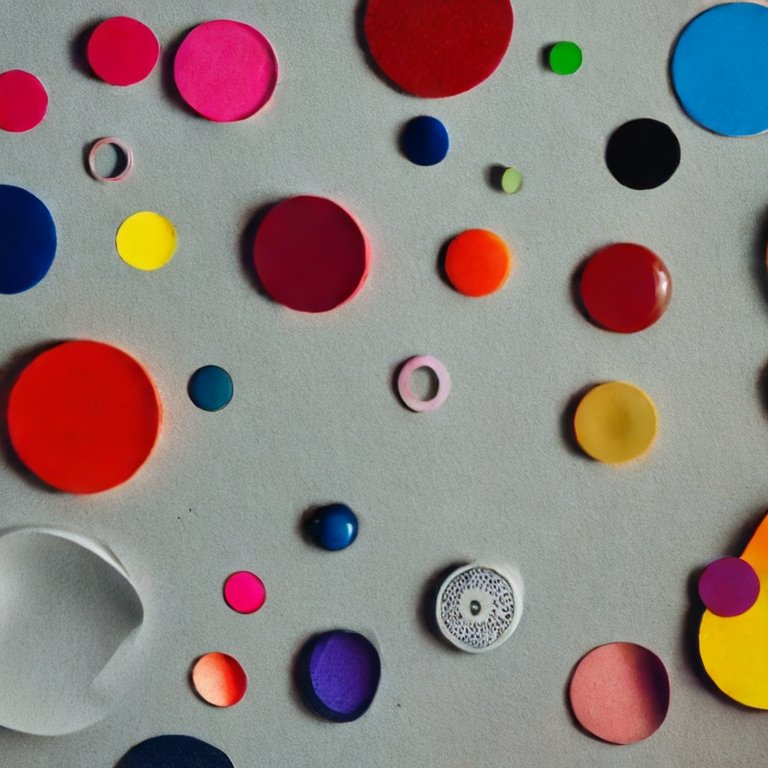
#> input picture Zadanie8/obr3.jpg, 768 x 768 px
$ python circles.py
#> lines starting #> are read from the running program, lines starting #| are printed output that depends on the picture; after the words box and inside, x2 and y2 are one past the last pixel; in counts of white or black regions, pixels touching at a corner belong together
import numpy as np
import cv2 as cv
import math

points_arr_x = []
points_arr_y = []
point_no = 0


def click_event(event, x, y, flags, params):
    if event == cv.EVENT_LBUTTONDOWN:
        points_arr_x.append(x)
        points_arr_y.append(y)
        print("x: " + str(x), ' ', "y: " + str(y))
        global point_no
        if point_no == 0:
            point_no += 1
        else:
            cv.line(image_rgb, (points_arr_x[len(points_arr_x) - 2], points_arr_y[len(points_arr_y) - 2]),
                    (points_arr_x[len(points_arr_x) - 1], points_arr_y[len(points_arr_y) - 1]), (0, 0, 0), 2, 8)
            print("Priemer: " + str(math.sqrt(
                (points_arr_x[len(points_arr_x) - 2] - points_arr_x[len(points_arr_x) - 1]) ** 2 + (
                            points_arr_y[len(points_arr_y) - 2] - points_arr_y[len(points_arr_y) - 1]) ** 2)))
            point_no = 0
            cv.imshow('image', image_rgb)


if __name__ == '__main__':
    # image_rgb = cv.imread('../Zadanie7/obr/coloredChips.png')
    image_rgb = cv.imread('obr3.jpg')
#> image_rgb is the input picture: shape (768, 768, 3); mean B, G, R 125.3, 128, 142.1
    cv.imshow('image', image_rgb)
    cv.setMouseCallback('image', click_event)
    cv.waitKey(0)

    # image_gs = cv.imread('../Zadanie7/obr/coloredChips.png', 0)
    image_gs = cv.imread('obr3.jpg', 0)
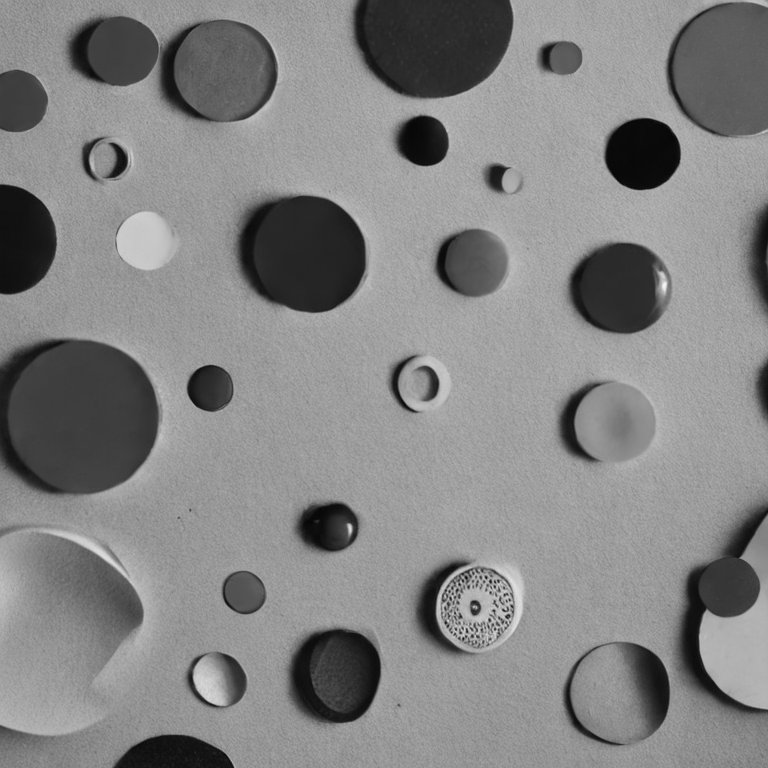
#> image_gs: shape (768, 768); min 0, max 245, mean 132
    circles = cv.HoughCircles(image_gs, cv.HOUGH_GRADIENT, 1, 80, param1=123, param2=25, minRadius=20, maxRadius=85)
#> circles = 23 rows, first 8: [83.5, 416.5, 75.4], [614.5, 423.5, 40.5], [305.5, 254.5, 59.8], [224.5, 71.5, 52.6], [618.5, 695.5, 54.4], [477.5, 609.5, 42.2], [728.5, 586.5, 30.5], [625.5, 287.5, 45.5]
    circles = np.uint16(np.around(circles))
#> circles = 23 rows, first 8: [84, 416, 75], [614, 424, 40], [306, 254, 60], [224, 72, 53], [618, 696, 54], [478, 610, 42], [728, 586, 30], [626, 288, 46]

    for i in circles[0, :]:
        cv.circle(image_rgb, (i[0], i[1]), i[2], (0, 0, 0), 2)
#> this loop made 23 passes
#> i on passes 1 to 12: [84, 416, 75], [614, 424, 40], [306, 254, 60], [224, 72, 53], [618, 696, 54], [478, 610, 42], [728, 586, 30], [626, 288, 46], [430, 18, 82], [732, 70, 66], [122, 50, 35], [644, 152, 36]
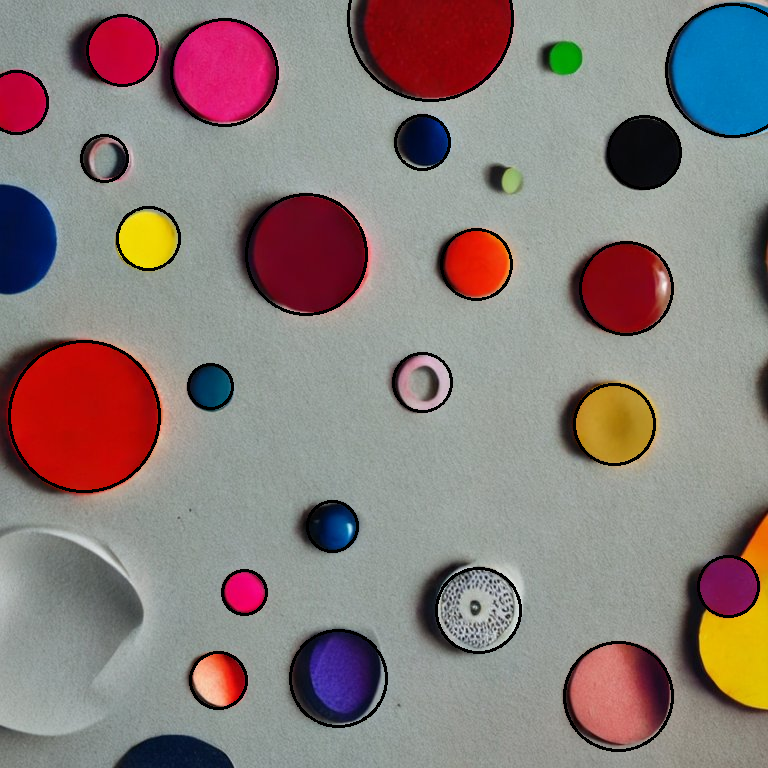
#> image_rgb: shape (768, 768, 3); 2.8% of pixels changed, all inside (x1, y1, x2, y2) = (0, 0, 768, 752)
    cv.imshow('detected circles', image_rgb)
    cv.waitKey(0)
    cv.destroyAllWindows()

$ run again, with Zadanie8/obr2.jpg copied over Zadanie8/obr3.jpg
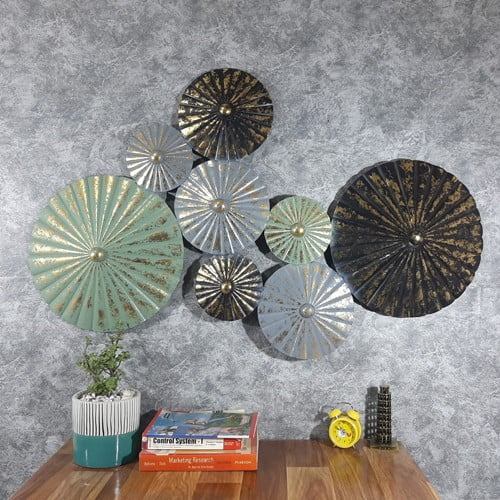
#> input picture Zadanie8/obr2.jpg, 500 x 500 px
#> image_rgb is the input picture: shape (500, 500, 3); mean B, G, R 140, 142.3, 143.6
#> `image_gs = cv.imread('obr3.jpg', 0)`:
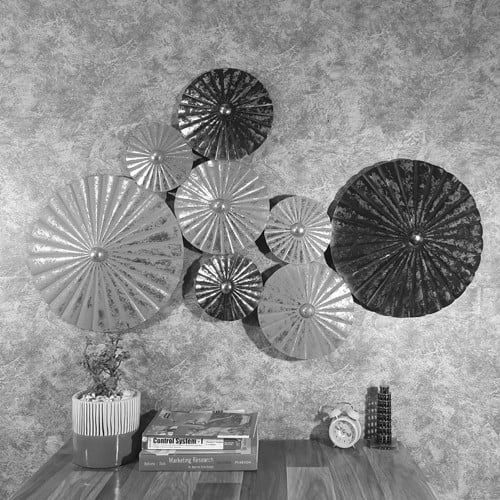
#> image_gs: shape (500, 500); min 0, max 255, mean 142.4
#> `circles = cv.HoughCircles(image_gs, cv.HOUGH_GRADIENT, 1, 80, param1=1..`: circles = 32 rows, first 8: [402.5, 238.5, 80], [227.5, 358.5, 76.7], [304.5, 223.5, 84.4], [418.5, 147.5, 76.7], [242.5, 116.5, 84.4], [390.5, 349.5, 84.4], [92.5, 356.5, 78.9], [312.5, 327.5, 81.1]
#> `circles = np.uint16(np.around(circles))`: circles = 32 rows, first 8: [402, 238, 80], [228, 358, 77], [304, 224, 84], [418, 148, 77], [242, 116, 84], [390, 350, 84], [92, 356, 79], [312, 328, 81]
#> the loop `for i in circles[0, :]:` made 32 passes
#> after the loop `for i in circles[0, :]:`:
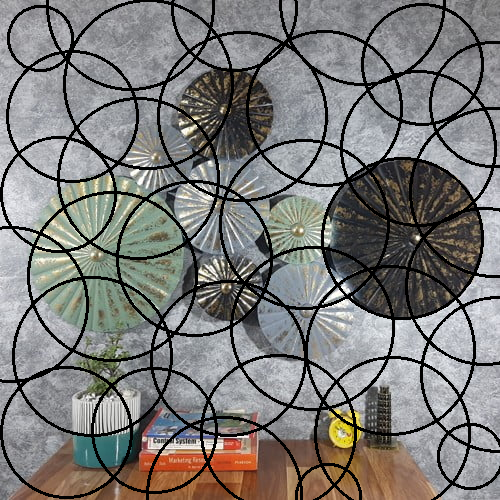
#> image_rgb: shape (500, 500, 3); 13.65% of pixels changed, all inside (x1, y1, x2, y2) = (0, 0, 500, 500)
